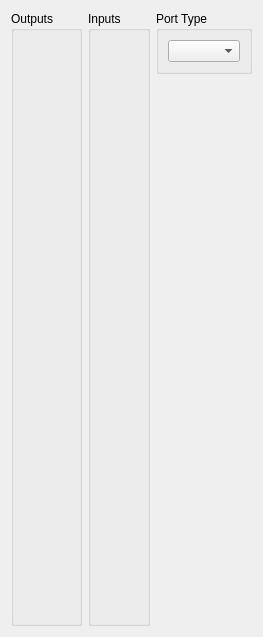
      <widget class="QWidget" name="tab_7">
       <attribute name="title">
        <string>Parallel Port 2</string>
       </attribute>
       <layout class="QGridLayout" name="gridLayout_85">
        <item row="0" column="0" rowspan="2">
         <widget class="QGroupBox" name="pp2outGB">
          <property name="title">
           <string>Outputs</string>
          </property>
          <layout class="QGridLayout" name="gridLayout_83"/>
         </widget>
        </item>
        <item row="0" column="1" rowspan="2">
         <widget class="QGroupBox" name="pp2inGB">
          <property name="title">
           <string>Inputs</string>
          </property>
          <layout class="QGridLayout" name="gridLayout_84"/>
         </widget>
        </item>
        <item row="0" column="2">
         <widget class="QGroupBox" name="groupBox_35">
          <property name="title">
           <string>Port Type</string>
          </property>
          <layout class="QGridLayout" name="gridLayout_82">
           <item row="0" column="0">
            <widget class="QComboBox" name="pp2typeCB"/>
           </item>
          </layout>
         </widget>
        </item>
        <item row="1" column="2">
         <spacer name="verticalSpacer_15">
          <property name="orientation">
           <enum>Qt::Vertical</enum>
          </property>
          <property name="sizeHint" stdset="0">
           <size>
            <width>20</width>
            <height>552</height>
           </size>
          </property>
         </spacer>
        </item>
       </layout>
      </widget>
